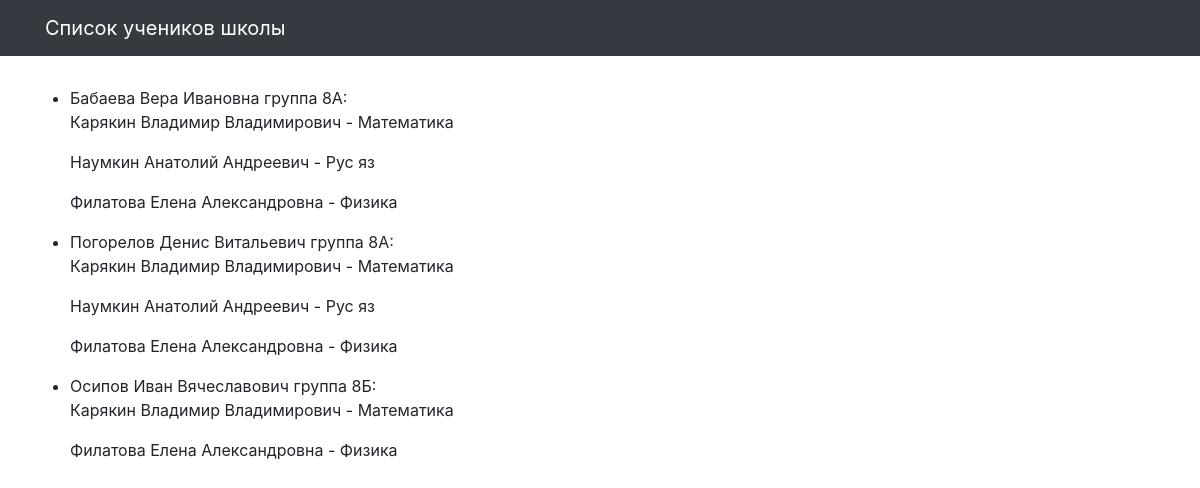
The page / on the database its author committed.
### school/models.py (models this page shows, shortened)
class Student(models.Model):
    name = models.CharField(max_length=30, verbose_name='Имя')
    teacher = models.ManyToManyField(Teacher, related_name='students')
    group = models.CharField(max_length=10, verbose_name='Класс')
    class Meta:
        verbose_name = 'Ученик'
        verbose_name_plural = 'Ученики'

class Teacher(models.Model):
    name = models.CharField(max_length=30, verbose_name='Имя')
    subject = models.CharField(max_length=10, verbose_name='Предмет')
    class Meta:
        verbose_name = 'Учитель'
        verbose_name_plural = 'Учителя'

### school/views.py (the view)
# urls.py: path('', students_list, name='students'),
def students_list(request):
    template = 'school/students_list.html'
    ordering = 'group'
    context = {'object_list': Student.objects.order_by('group').prefetch_related('teacher').all()}
    return render(request, template, context)

### templates/school/students_list.html (shortened to what this page needs)
{% extends "school/base.html" %}
{% load static %}
{% block content %}
<div class="row">
  <ul>
    {% for student in object_list %}
      <li>{{ student.name }} группа {{ student.group }}:
        {% for obj_teacher in student.teacher.all %}
          <p>{{ obj_teacher.name }} - {{ obj_teacher.subject}}</p>
        {% endfor %}
      </li>
    {% endfor %}
  </ul>
</div>
{% endblock %}

### templates/school/base.html (shortened to what this page needs)
<!DOCTYPE html>
{% load static %}
<html>
  <head>
    <link href="{% static  "css/bootstrap.min.css"  %}" rel="stylesheet">
    <link href="{% static  "css/3-col-portfolio.css" %}" rel="stylesheet">
  </head>
  <body>
    <nav class="navbar navbar-expand-lg navbar-dark bg-dark fixed-top">
      <div class="container">
        <a class="navbar-brand" href="#">Список учеников школы</a>
      </div>
    </nav>
    <div class="container">{% block content %}{% endblock %}</div>
  </body>
</html>

### static/css/3-col-portfolio.css (style rules this page uses)
body { padding-top: 84px; padding-bottom: 84px; }
@media (min-width: 992px) { body { padding-top: 86px; padding-bottom: 86px; } }

### rows shown on the page
Student: name "Бабаева Вера Ивановна", group "8А"
Teacher: name "Карякин Владимир Владимирович", subject "Математика"
Teacher: name "Наумкин Анатолий Андреевич", subject "Рус яз"
Teacher: name "Филатова Елена Александровна", subject "Физика"
Student: name "Погорелов Денис Витальевич", group "8А"
Student: name "Осипов Иван Вячеславович", group "8Б"
